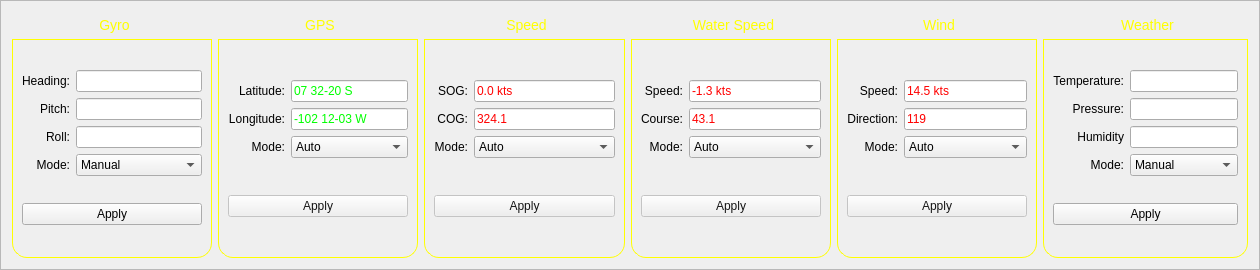
<?xml version="1.0" encoding="UTF-8"?>
<ui version="4.0">
 <class>FrameOSD</class>
 <widget class="QFrame" name="FrameOSD">
  <property name="geometry">
   <rect>
    <x>0</x>
    <y>0</y>
    <width>1260</width>
    <height>270</height>
   </rect>
  </property>
  <property name="windowTitle">
   <string>Frame</string>
  </property>
  <property name="frameShape">
   <enum>QFrame::StyledPanel</enum>
  </property>
  <property name="frameShadow">
   <enum>QFrame::Raised</enum>
  </property>
  <layout class="QGridLayout" name="gridLayout_7">
   <item row="0" column="0">
    <widget class="QGroupBox" name="groupBox">
     <property name="styleSheet">
      <string notr="true">QGroupBox {
    border: 1px solid gray;
    border-color: yellow;
    margin-top: 27px;
    font-size: 14px;
    border-bottom-left-radius: 15px;
    border-bottom-right-radius: 15px;
}

QGroupBox::title {
    subcontrol-origin: margin;
    subcontrol-position: top center;
    border-top-left-radius: 15px;
    border-top-right-radius: 15px;
    padding: 5px 150px;
    color: rgb(255, 255, 0);
	background-color: qlineargradient(x1:0, y1:0, x2:0, y2:1,
                                      stop:0 #616161, stop: 0.5 #505050,
                                      stop: 0.6 #434343, stop:1 #656565);
}</string>
     </property>
     <property name="title">
      <string>Gyro</string>
     </property>
     <layout class="QGridLayout" name="gridLayout">
      <item row="0" column="0">
       <layout class="QHBoxLayout" name="horizontalLayout">
        <item>
         <layout class="QVBoxLayout" name="verticalLayout">
          <item>
           <widget class="QLabel" name="label">
            <property name="text">
             <string>Heading:</string>
            </property>
            <property name="alignment">
             <set>Qt::AlignRight|Qt::AlignTrailing|Qt::AlignVCenter</set>
            </property>
           </widget>
          </item>
          <item>
           <widget class="QLabel" name="label_2">
            <property name="text">
             <string>Pitch:</string>
            </property>
            <property name="alignment">
             <set>Qt::AlignRight|Qt::AlignTrailing|Qt::AlignVCenter</set>
            </property>
           </widget>
          </item>
          <item>
           <widget class="QLabel" name="label_3">
            <property name="text">
             <string>Roll:</string>
            </property>
            <property name="alignment">
             <set>Qt::AlignRight|Qt::AlignTrailing|Qt::AlignVCenter</set>
            </property>
           </widget>
          </item>
          <item>
           <widget class="QLabel" name="label_4">
            <property name="text">
             <string>Mode:</string>
            </property>
            <property name="alignment">
             <set>Qt::AlignRight|Qt::AlignTrailing|Qt::AlignVCenter</set>
            </property>
           </widget>
          </item>
         </layout>
        </item>
        <item>
         <layout class="QVBoxLayout" name="verticalLayout_2">
          <item>
           <widget class="QLineEdit" name="lineEdit">
            <property name="styleSheet">
             <string notr="true">color: rgb(255, 255, 255);</string>
            </property>
            <property name="text">
             <string>23.1</string>
            </property>
           </widget>
          </item>
          <item>
           <widget class="QLineEdit" name="lineEdit_2">
            <property name="styleSheet">
             <string notr="true">color: rgb(255, 255, 255);</string>
            </property>
            <property name="text">
             <string>-0.2</string>
            </property>
           </widget>
          </item>
          <item>
           <widget class="QLineEdit" name="lineEdit_3">
            <property name="styleSheet">
             <string notr="true">color: rgb(255, 255, 255);</string>
            </property>
            <property name="text">
             <string>0.2</string>
            </property>
           </widget>
          </item>
          <item>
           <widget class="QComboBox" name="comboBox">
            <item>
             <property name="text">
              <string>Manual</string>
             </property>
            </item>
            <item>
             <property name="text">
              <string>Auto</string>
             </property>
            </item>
           </widget>
          </item>
         </layout>
        </item>
       </layout>
      </item>
      <item row="1" column="0">
       <widget class="QPushButton" name="pushButton_6">
        <property name="text">
         <string>Apply</string>
        </property>
       </widget>
      </item>
     </layout>
    </widget>
   </item>
   <item row="0" column="1">
    <widget class="QGroupBox" name="groupBox_2">
     <property name="styleSheet">
      <string notr="true">QGroupBox {
    border: 1px solid gray;
    border-color: yellow;
    margin-top: 27px;
    font-size: 14px;
    border-bottom-left-radius: 15px;
    border-bottom-right-radius: 15px;
}

QGroupBox::title {
    subcontrol-origin: margin;
    subcontrol-position: top center;
    border-top-left-radius: 15px;
    border-top-right-radius: 15px;
    padding: 5px 150px;
    color: rgb(255, 255, 0);
	background-color: qlineargradient(x1:0, y1:0, x2:0, y2:1,
                                      stop:0 #616161, stop: 0.5 #505050,
                                      stop: 0.6 #434343, stop:1 #656565);
}</string>
     </property>
     <property name="title">
      <string>GPS</string>
     </property>
     <layout class="QGridLayout" name="gridLayout_2">
      <item row="0" column="0">
       <layout class="QHBoxLayout" name="horizontalLayout_4">
        <item>
         <layout class="QVBoxLayout" name="verticalLayout_7">
          <item>
           <widget class="QLabel" name="label_13">
            <property name="text">
             <string>Latitude:</string>
            </property>
            <property name="alignment">
             <set>Qt::AlignRight|Qt::AlignTrailing|Qt::AlignVCenter</set>
            </property>
           </widget>
          </item>
          <item>
           <widget class="QLabel" name="label_14">
            <property name="text">
             <string>Longitude:</string>
            </property>
            <property name="alignment">
             <set>Qt::AlignRight|Qt::AlignTrailing|Qt::AlignVCenter</set>
            </property>
           </widget>
          </item>
          <item>
           <widget class="QLabel" name="label_16">
            <property name="text">
             <string>Mode:</string>
            </property>
            <property name="alignment">
             <set>Qt::AlignRight|Qt::AlignTrailing|Qt::AlignVCenter</set>
            </property>
           </widget>
          </item>
         </layout>
        </item>
        <item>
         <layout class="QVBoxLayout" name="verticalLayout_8">
          <item>
           <widget class="QLineEdit" name="lineEditGPSLat">
            <property name="styleSheet">
             <string notr="true">color: rgb(0, 255, 0);</string>
            </property>
            <property name="text">
             <string>07 32-20 S</string>
            </property>
           </widget>
          </item>
          <item>
           <widget class="QLineEdit" name="lineEditGPSLon">
            <property name="styleSheet">
             <string notr="true">color: rgb(0, 255, 0);</string>
            </property>
            <property name="text">
             <string>-102 12-03 W</string>
            </property>
           </widget>
          </item>
          <item>
           <widget class="QComboBox" name="comboBoxGPSMode">
            <property name="currentIndex">
             <number>1</number>
            </property>
            <item>
             <property name="text">
              <string>Manual</string>
             </property>
            </item>
            <item>
             <property name="text">
              <string>Auto</string>
             </property>
            </item>
           </widget>
          </item>
         </layout>
        </item>
       </layout>
      </item>
      <item row="1" column="0">
       <widget class="QPushButton" name="pushButtonGPSApply">
        <property name="enabled">
         <bool>false</bool>
        </property>
        <property name="palette">
         <palette>
          <active>
           <colorrole role="WindowText">
            <brush brushstyle="SolidPattern">
             <color alpha="255">
              <red>20</red>
              <green>20</green>
              <blue>20</blue>
             </color>
            </brush>
           </colorrole>
           <colorrole role="Button">
            <brush brushstyle="SolidPattern">
             <color alpha="255">
              <red>240</red>
              <green>240</green>
              <blue>240</blue>
             </color>
            </brush>
           </colorrole>
           <colorrole role="Text">
            <brush brushstyle="SolidPattern">
             <color alpha="255">
              <red>20</red>
              <green>20</green>
              <blue>20</blue>
             </color>
            </brush>
           </colorrole>
           <colorrole role="ButtonText">
            <brush brushstyle="SolidPattern">
             <color alpha="255">
              <red>20</red>
              <green>20</green>
              <blue>20</blue>
             </color>
            </brush>
           </colorrole>
          </active>
          <inactive>
           <colorrole role="WindowText">
            <brush brushstyle="SolidPattern">
             <color alpha="255">
              <red>20</red>
              <green>20</green>
              <blue>20</blue>
             </color>
            </brush>
           </colorrole>
           <colorrole role="Button">
            <brush brushstyle="SolidPattern">
             <color alpha="255">
              <red>240</red>
              <green>240</green>
              <blue>240</blue>
             </color>
            </brush>
           </colorrole>
           <colorrole role="Text">
            <brush brushstyle="SolidPattern">
             <color alpha="255">
              <red>20</red>
              <green>20</green>
              <blue>20</blue>
             </color>
            </brush>
           </colorrole>
           <colorrole role="ButtonText">
            <brush brushstyle="SolidPattern">
             <color alpha="255">
              <red>20</red>
              <green>20</green>
              <blue>20</blue>
             </color>
            </brush>
           </colorrole>
          </inactive>
          <disabled>
           <colorrole role="WindowText">
            <brush brushstyle="SolidPattern">
             <color alpha="255">
              <red>20</red>
              <green>20</green>
              <blue>20</blue>
             </color>
            </brush>
           </colorrole>
           <colorrole role="Button">
            <brush brushstyle="SolidPattern">
             <color alpha="255">
              <red>240</red>
              <green>240</green>
              <blue>240</blue>
             </color>
            </brush>
           </colorrole>
           <colorrole role="Text">
            <brush brushstyle="SolidPattern">
             <color alpha="255">
              <red>20</red>
              <green>20</green>
              <blue>20</blue>
             </color>
            </brush>
           </colorrole>
           <colorrole role="ButtonText">
            <brush brushstyle="SolidPattern">
             <color alpha="255">
              <red>20</red>
              <green>20</green>
              <blue>20</blue>
             </color>
            </brush>
           </colorrole>
          </disabled>
         </palette>
        </property>
        <property name="styleSheet">
         <string notr="true">color: rgb(20, 20, 20);</string>
        </property>
        <property name="text">
         <string>Apply</string>
        </property>
       </widget>
      </item>
     </layout>
    </widget>
   </item>
   <item row="0" column="2">
    <widget class="QGroupBox" name="groupBox_3">
     <property name="styleSheet">
      <string notr="true">QGroupBox {
    border: 1px solid gray;
    border-color: yellow;
    margin-top: 27px;
    font-size: 14px;
    border-bottom-left-radius: 15px;
    border-bottom-right-radius: 15px;
}

QGroupBox::title {
    subcontrol-origin: margin;
    subcontrol-position: top center;
    border-top-left-radius: 15px;
    border-top-right-radius: 15px;
    padding: 5px 150px;
    color: rgb(255, 255, 0);
	background-color: qlineargradient(x1:0, y1:0, x2:0, y2:1,
                                      stop:0 #616161, stop: 0.5 #505050,
                                      stop: 0.6 #434343, stop:1 #656565);
}</string>
     </property>
     <property name="title">
      <string>Speed</string>
     </property>
     <layout class="QGridLayout" name="gridLayout_3">
      <item row="0" column="0">
       <layout class="QHBoxLayout" name="horizontalLayout_5">
        <item>
         <layout class="QVBoxLayout" name="verticalLayout_9">
          <item>
           <widget class="QLabel" name="label_15">
            <property name="text">
             <string>SOG:</string>
            </property>
            <property name="alignment">
             <set>Qt::AlignRight|Qt::AlignTrailing|Qt::AlignVCenter</set>
            </property>
           </widget>
          </item>
          <item>
           <widget class="QLabel" name="label_17">
            <property name="text">
             <string>COG:</string>
            </property>
            <property name="alignment">
             <set>Qt::AlignRight|Qt::AlignTrailing|Qt::AlignVCenter</set>
            </property>
           </widget>
          </item>
          <item>
           <widget class="QLabel" name="label_18">
            <property name="text">
             <string>Mode:</string>
            </property>
            <property name="alignment">
             <set>Qt::AlignRight|Qt::AlignTrailing|Qt::AlignVCenter</set>
            </property>
           </widget>
          </item>
         </layout>
        </item>
        <item>
         <layout class="QVBoxLayout" name="verticalLayout_10">
          <item>
           <widget class="QLineEdit" name="lineEditSpeedSOG">
            <property name="styleSheet">
             <string notr="true">color: rgb(255, 0, 0);</string>
            </property>
            <property name="text">
             <string>0.0 kts</string>
            </property>
           </widget>
          </item>
          <item>
           <widget class="QLineEdit" name="lineEditSpeedCOG">
            <property name="styleSheet">
             <string notr="true">color: rgb(255, 0, 0);</string>
            </property>
            <property name="text">
             <string>324.1 </string>
            </property>
           </widget>
          </item>
          <item>
           <widget class="QComboBox" name="comboBoxSpeedMode">
            <property name="currentIndex">
             <number>1</number>
            </property>
            <item>
             <property name="text">
              <string>Manual</string>
             </property>
            </item>
            <item>
             <property name="text">
              <string>Auto</string>
             </property>
            </item>
           </widget>
          </item>
         </layout>
        </item>
       </layout>
      </item>
      <item row="1" column="0">
       <widget class="QPushButton" name="pushButtonSpeedApply">
        <property name="enabled">
         <bool>false</bool>
        </property>
        <property name="styleSheet">
         <string notr="true">color: rgb(20, 20, 20);</string>
        </property>
        <property name="text">
         <string>Apply</string>
        </property>
       </widget>
      </item>
     </layout>
    </widget>
   </item>
   <item row="0" column="3">
    <widget class="QGroupBox" name="groupBox_4">
     <property name="styleSheet">
      <string notr="true">QGroupBox {
    border: 1px solid gray;
    border-color: yellow;
    margin-top: 27px;
    font-size: 14px;
    border-bottom-left-radius: 15px;
    border-bottom-right-radius: 15px;
}

QGroupBox::title {
    subcontrol-origin: margin;
    subcontrol-position: top center;
    border-top-left-radius: 15px;
    border-top-right-radius: 15px;
    padding: 5px 150px;
    color: rgb(255, 255, 0);
	background-color: qlineargradient(x1:0, y1:0, x2:0, y2:1,
                                      stop:0 #616161, stop: 0.5 #505050,
                                      stop: 0.6 #434343, stop:1 #656565);
}</string>
     </property>
     <property name="title">
      <string>Water Speed</string>
     </property>
     <layout class="QGridLayout" name="gridLayout_4">
      <item row="0" column="0">
       <layout class="QHBoxLayout" name="horizontalLayout_7">
        <item>
         <layout class="QVBoxLayout" name="verticalLayout_13">
          <item>
           <widget class="QLabel" name="label_22">
            <property name="text">
             <string>Speed:</string>
            </property>
            <property name="alignment">
             <set>Qt::AlignRight|Qt::AlignTrailing|Qt::AlignVCenter</set>
            </property>
           </widget>
          </item>
          <item>
           <widget class="QLabel" name="label_23">
            <property name="text">
             <string>Course:</string>
            </property>
            <property name="alignment">
             <set>Qt::AlignRight|Qt::AlignTrailing|Qt::AlignVCenter</set>
            </property>
           </widget>
          </item>
          <item>
           <widget class="QLabel" name="label_24">
            <property name="text">
             <string>Mode:</string>
            </property>
            <property name="alignment">
             <set>Qt::AlignRight|Qt::AlignTrailing|Qt::AlignVCenter</set>
            </property>
           </widget>
          </item>
         </layout>
        </item>
        <item>
         <layout class="QVBoxLayout" name="verticalLayout_14">
          <item>
           <widget class="QLineEdit" name="lineEditWaterSOG">
            <property name="styleSheet">
             <string notr="true">color: rgb(255, 0, 0);</string>
            </property>
            <property name="text">
             <string>-1.3 kts</string>
            </property>
           </widget>
          </item>
          <item>
           <widget class="QLineEdit" name="lineEditWaterCOG">
            <property name="styleSheet">
             <string notr="true">color: rgb(255, 0, 0);</string>
            </property>
            <property name="text">
             <string>43.1</string>
            </property>
           </widget>
          </item>
          <item>
           <widget class="QComboBox" name="comboBoxWaterMode">
            <property name="currentIndex">
             <number>1</number>
            </property>
            <item>
             <property name="text">
              <string>Manual</string>
             </property>
            </item>
            <item>
             <property name="text">
              <string>Auto</string>
             </property>
            </item>
           </widget>
          </item>
         </layout>
        </item>
       </layout>
      </item>
      <item row="1" column="0">
       <widget class="QPushButton" name="pushButtonWaterApply">
        <property name="enabled">
         <bool>false</bool>
        </property>
        <property name="styleSheet">
         <string notr="true">color: rgb(20, 20, 20);</string>
        </property>
        <property name="text">
         <string>Apply</string>
        </property>
       </widget>
      </item>
     </layout>
    </widget>
   </item>
   <item row="0" column="4">
    <widget class="QGroupBox" name="groupBox_5">
     <property name="styleSheet">
      <string notr="true">QGroupBox {
    border: 1px solid gray;
    border-color: yellow;
    margin-top: 27px;
    font-size: 14px;
    border-bottom-left-radius: 15px;
    border-bottom-right-radius: 15px;
}

QGroupBox::title {
    subcontrol-origin: margin;
    subcontrol-position: top center;
    border-top-left-radius: 15px;
    border-top-right-radius: 15px;
    padding: 5px 150px;
    color: rgb(255, 255, 0);
	background-color: qlineargradient(x1:0, y1:0, x2:0, y2:1,
                                      stop:0 #616161, stop: 0.5 #505050,
                                      stop: 0.6 #434343, stop:1 #656565);
}</string>
     </property>
     <property name="title">
      <string>Wind</string>
     </property>
     <layout class="QGridLayout" name="gridLayout_5">
      <item row="0" column="0">
       <layout class="QHBoxLayout" name="horizontalLayout_9">
        <item>
         <layout class="QVBoxLayout" name="verticalLayout_17">
          <item>
           <widget class="QLabel" name="label_28">
            <property name="text">
             <string>Speed:</string>
            </property>
            <property name="alignment">
             <set>Qt::AlignRight|Qt::AlignTrailing|Qt::AlignVCenter</set>
            </property>
           </widget>
          </item>
          <item>
           <widget class="QLabel" name="label_29">
            <property name="text">
             <string>Direction:</string>
            </property>
            <property name="alignment">
             <set>Qt::AlignRight|Qt::AlignTrailing|Qt::AlignVCenter</set>
            </property>
           </widget>
          </item>
          <item>
           <widget class="QLabel" name="label_31">
            <property name="text">
             <string>Mode:</string>
            </property>
            <property name="alignment">
             <set>Qt::AlignRight|Qt::AlignTrailing|Qt::AlignVCenter</set>
            </property>
           </widget>
          </item>
         </layout>
        </item>
        <item>
         <layout class="QVBoxLayout" name="verticalLayout_18">
          <item>
           <widget class="QLineEdit" name="lineEditWindSpeed">
            <property name="styleSheet">
             <string notr="true">color: rgb(255, 0, 0);</string>
            </property>
            <property name="text">
             <string>14.5 kts</string>
            </property>
           </widget>
          </item>
          <item>
           <widget class="QLineEdit" name="lineEditWindDir">
            <property name="styleSheet">
             <string notr="true">color: rgb(255, 0, 0);</string>
            </property>
            <property name="text">
             <string>119</string>
            </property>
           </widget>
          </item>
          <item>
           <widget class="QComboBox" name="comboBoxWindMode">
            <property name="currentIndex">
             <number>1</number>
            </property>
            <item>
             <property name="text">
              <string>Manual</string>
             </property>
            </item>
            <item>
             <property name="text">
              <string>Auto</string>
             </property>
            </item>
           </widget>
          </item>
         </layout>
        </item>
       </layout>
      </item>
      <item row="1" column="0">
       <widget class="QPushButton" name="pushButtonWindApply">
        <property name="enabled">
         <bool>false</bool>
        </property>
        <property name="styleSheet">
         <string notr="true">color: rgb(20, 20, 20);</string>
        </property>
        <property name="text">
         <string>Apply</string>
        </property>
       </widget>
      </item>
     </layout>
    </widget>
   </item>
   <item row="0" column="5">
    <widget class="QGroupBox" name="groupBox_6">
     <property name="styleSheet">
      <string notr="true">QGroupBox {
    border: 1px solid gray;
    border-color: yellow;
    margin-top: 27px;
    font-size: 14px;
    border-bottom-left-radius: 15px;
    border-bottom-right-radius: 15px;
}

QGroupBox::title {
    subcontrol-origin: margin;
    subcontrol-position: top center;
    border-top-left-radius: 15px;
    border-top-right-radius: 15px;
    padding: 5px 150px;
    color: rgb(255, 255, 0);
	background-color: qlineargradient(x1:0, y1:0, x2:0, y2:1,
                                      stop:0 #616161, stop: 0.5 #505050,
                                      stop: 0.6 #434343, stop:1 #656565);
}</string>
     </property>
     <property name="title">
      <string>Weather</string>
     </property>
     <layout class="QGridLayout" name="gridLayout_6">
      <item row="0" column="0">
       <layout class="QHBoxLayout" name="horizontalLayout_10">
        <item>
         <layout class="QVBoxLayout" name="verticalLayout_19">
          <item>
           <widget class="QLabel" name="label_32">
            <property name="text">
             <string>Temperature:</string>
            </property>
            <property name="alignment">
             <set>Qt::AlignRight|Qt::AlignTrailing|Qt::AlignVCenter</set>
            </property>
           </widget>
          </item>
          <item>
           <widget class="QLabel" name="label_33">
            <property name="text">
             <string>Pressure:</string>
            </property>
            <property name="alignment">
             <set>Qt::AlignRight|Qt::AlignTrailing|Qt::AlignVCenter</set>
            </property>
           </widget>
          </item>
          <item>
           <widget class="QLabel" name="label_34">
            <property name="text">
             <string>Humidity</string>
            </property>
            <property name="alignment">
             <set>Qt::AlignRight|Qt::AlignTrailing|Qt::AlignVCenter</set>
            </property>
           </widget>
          </item>
          <item>
           <widget class="QLabel" name="label_35">
            <property name="text">
             <string>Mode:</string>
            </property>
            <property name="alignment">
             <set>Qt::AlignRight|Qt::AlignTrailing|Qt::AlignVCenter</set>
            </property>
           </widget>
          </item>
         </layout>
        </item>
        <item>
         <layout class="QVBoxLayout" name="verticalLayout_20">
          <item>
           <widget class="QLineEdit" name="lineEditWeatherTemp">
            <property name="styleSheet">
             <string notr="true">color: rgb(255, 255, 255);</string>
            </property>
            <property name="text">
             <string>30.1</string>
            </property>
           </widget>
          </item>
          <item>
           <widget class="QLineEdit" name="lineEditWeatherPress">
            <property name="styleSheet">
             <string notr="true">color: rgb(255, 255, 255);</string>
            </property>
            <property name="text">
             <string>1002.2 mBar</string>
            </property>
           </widget>
          </item>
          <item>
           <widget class="QLineEdit" name="lineEditWeatherHumidity">
            <property name="styleSheet">
             <string notr="true">color: rgb(255, 255, 255);</string>
            </property>
            <property name="text">
             <string>87 %</string>
            </property>
           </widget>
          </item>
          <item>
           <widget class="QComboBox" name="comboBoxWeatherMode">
            <item>
             <property name="text">
              <string>Manual</string>
             </property>
            </item>
            <item>
             <property name="text">
              <string>Auto</string>
             </property>
            </item>
           </widget>
          </item>
         </layout>
        </item>
       </layout>
      </item>
      <item row="1" column="0">
       <widget class="QPushButton" name="pushButtonWeather">
        <property name="text">
         <string>Apply</string>
        </property>
       </widget>
      </item>
     </layout>
    </widget>
   </item>
  </layout>
 </widget>
 <resources/>
 <connections/>
</ui>
